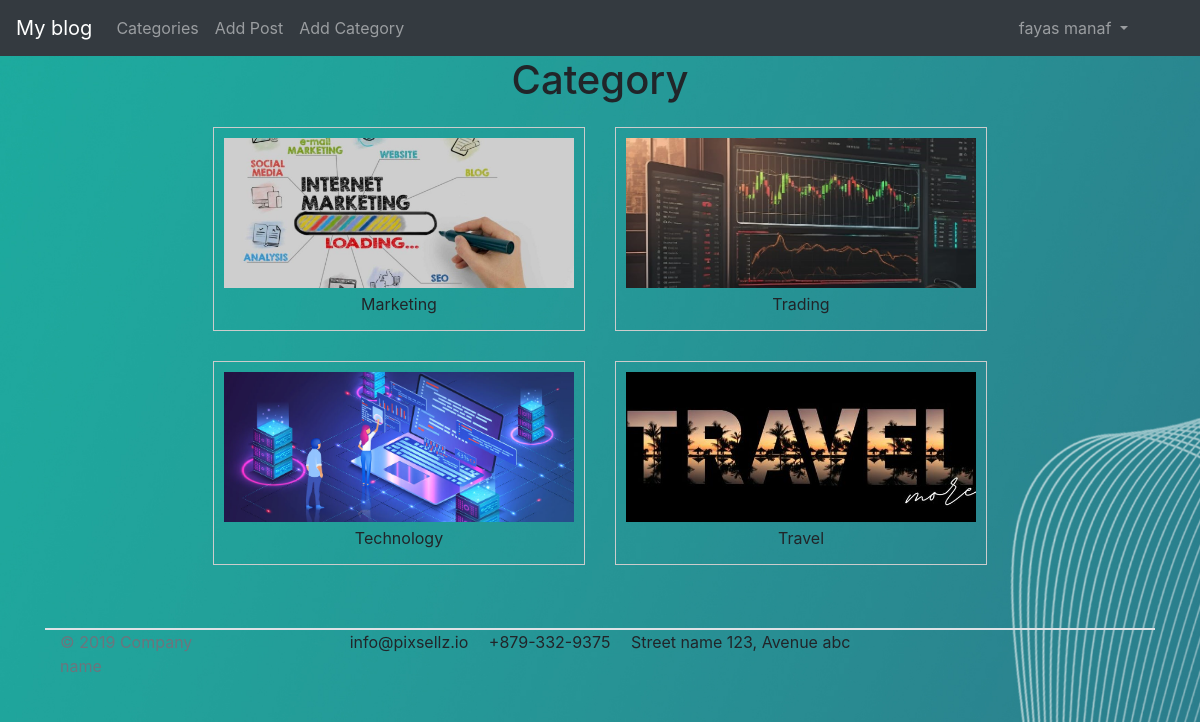
The page /categories/ (signed in) on the database its author committed.
### theblog/models.py (models this page shows, shortened)
class Category(models.Model):
    name=models.CharField(max_length=255)
    cover=models.ImageField(blank=True,null=True,upload_to='cover/')
    def __str__(self) -> str:
        return self.name

### theblog/views.py (the view)
# urls.py: path('categories/',CategoryListView,name='category-list'),
def CategoryListView(request):
    cat_menu_list=Category.objects.all()
    return render(request,'category_list.html',{'cat_menu_list':cat_menu_list})

### theblog/templates/category_list.html
{% extends 'base.html' %}
{% block content %}
<center>
  <h1>Category</h1>
</center>
<div style="display: flex; flex-wrap: wrap; justify-content: center;">
  {% for item in cat_menu_list %}
    <div style="flex: 0 0 30%; margin: 15px; text-align: center; border: 1px solid #ccc; padding: 10px;">
      <img src="{{ item.cover.url }}" alt="coverpic" style="width: 350px; height: 150px; object-fit: cover;">
      <a class="dropdown-item" href="{% url 'category' item %}">{{ item }}</a>
    </div>
  {% endfor %}
</div>
{% endblock content %}

### theblog/templates/base.html (shortened to what this page needs)
<!doctype html>
{% load static %}
<html lang="en">
<head>
    <link rel="stylesheet" href="https://cdn.jsdelivr.net/npm/bootstrap@4.6.2/dist/css/bootstrap.min.css"
>
</head>
<body style="background-image: url('{% static 'theblog/images/background.jpg' %}'); background-size: cover;">
    <nav class="navbar navbar-expand-lg navbar-dark bg-dark">
        <a class="navbar-brand" href="{%url 'home'%}">My blog</a>
        <div class="collapse navbar-collapse" id="navbarSupportedContent">
          <ul class="navbar-nav mr-auto">
            <li class="nav-item dropdown">
              {% if cat_menu %}
              <a class="nav-link dropdown-toggle" href="#" role="button" data-toggle="dropdown" aria-expanded="false">
                Categories
              </a>
                <div class="dropdown-menu">
                  {% for item in cat_menu %}
                    <a class="dropdown-item" href="{% url 'category' item.name %}">{{ item.name }}</a>
                  {% endfor %}
                </div>
              {% else %}
              <a class="nav-link" href="{% url 'category-list' %}">Categories</a>
              {% endif %}
            </li>
            {% if user.is_authenticated %}
            <li class="nav-item">
              <a class="nav-link" href="{% url 'add_post' %}">Add Post</a>
            </li>
            <li class="nav-item">
              <a class="nav-link" href="{% url 'add-category' %}">Add Category</a>
            </li>
            {% endif %}
          </ul>
          {% if user.is_authenticated %}
          <ul class="navbar-nav ml-auto mx-5">
            <li class="nav-item dropdown">
              <a class="nav-link dropdown-toggle" href="#" role="button" data-toggle="dropdown" aria-expanded="false">
                {{user.first_name}}
                {{user.last_name}}
              </a>
                {% endif %}
            </li>
          </ul>
        </div>
      </nav>
    <div class='container'>{% block content %}{% endblock %}
  </body>
 {% include 'footer.html'%}
</html>

### theblog/templates/footer.html (style rules this page uses)
html, body { height: 100%; margin: 0; padding: 0; display: flex; flex-direction: column; }
.container { flex: 1; }

### rows shown on the page
Category: cover (picture), name "Marketing"
Category: cover (picture), name "Trading"
Category: cover (picture), name "Technology"
Category: cover (picture), name "Travel"

### other values the page prints
{{ user.first_name }} "fayas"
{{ user.last_name }} "manaf"
